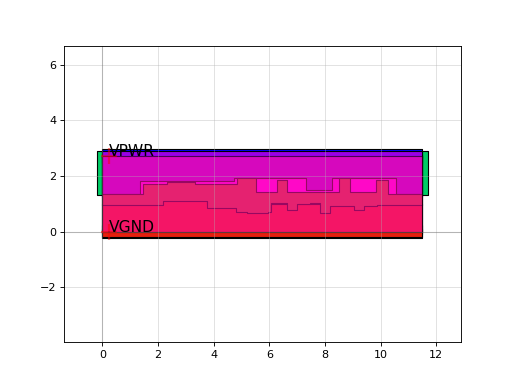

Here is the Python script that generated this plot:
import sky130

c = sky130.components.sky130_fd_sc_hd__sdfrtp_1()
c.plot()
